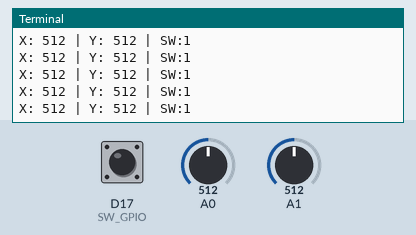
This program was run on a simulated Raspberry Pi (BCM pin numbers) with a GrovePi. Parts: the last lines printed to the terminal. The test bench sets the inputs (shaded band); at power-on: A0 = 512, A1 = 512, D17 (SW_GPIO) HIGH (analog values on the 0–1023 scale).

Above: at 1.2 s.
1.3 s: A0 set to 0
At 1.59 s:
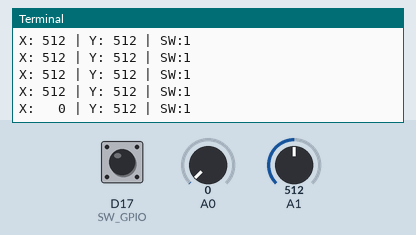
2.9 s: A1 set to 0
At 3.23 s:
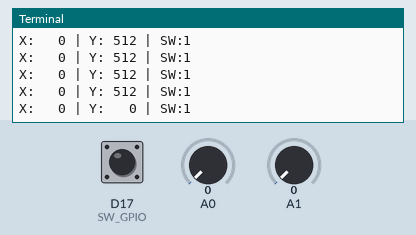
4.5 s: A0 set to 122
At 4.86 s:
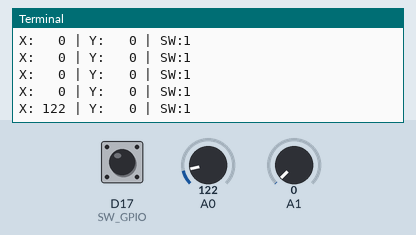
6.2 s: A1 set to 1023
At 6.49 s:
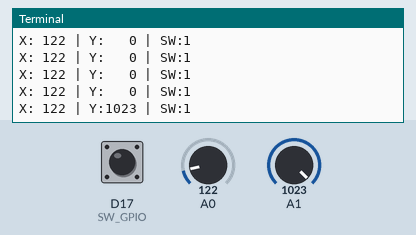
7.8 s: A0 set to 1023
At 8.13 s:
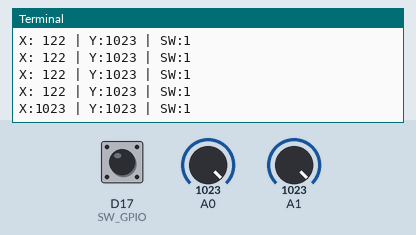
9.4 s: A1 set to 900
At 9.56 s:
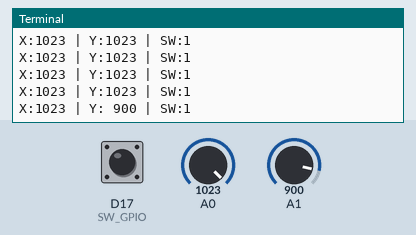

The program:

joystick_full.py
```python
import time
import grovepi
import RPi.GPIO as GPIO

# Axes (GrovePi)
JOYSTICK_X = 0  # A0
JOYSTICK_Y = 1  # A1

# Bouton (GPIO Raspberry)
SW_GPIO = 17  # GPIO17 = pin physique 11

# Setup GPIO
GPIO.setmode(GPIO.BCM)
GPIO.setup(SW_GPIO, GPIO.IN, pull_up_down=GPIO.PUD_UP)

print("Joystick X/Y (Grove) + SW (GPIO)")

try:
    while True:
        x = grovepi.analogRead(JOYSTICK_X)
        y = grovepi.analogRead(JOYSTICK_Y)
        sw = GPIO.input(SW_GPIO)

        print(f"X:{x:4d} | Y:{y:4d} | SW:{sw}")
        time.sleep(0.2)

except KeyboardInterrupt:
    print("\nArrêt")

finally:
    GPIO.cleanup()
```

Measured:
- after the input at 1.3 s, the terminal: prints a new line after 0.13 s (image 1)
- after the input at 2.9 s, the terminal: prints a new line after 0.17 s (image 2)
- after the input at 4.5 s, the terminal: prints a new line after 0.20 s (image 3)
- after the input at 6.2 s, the terminal: prints a new line after 0.14 s (image 4)
- after the input at 7.8 s, the terminal: prints a new line after 0.17 s (image 5)
- after the input at 9.4 s, the terminal: prints a new line at once (image 6)
